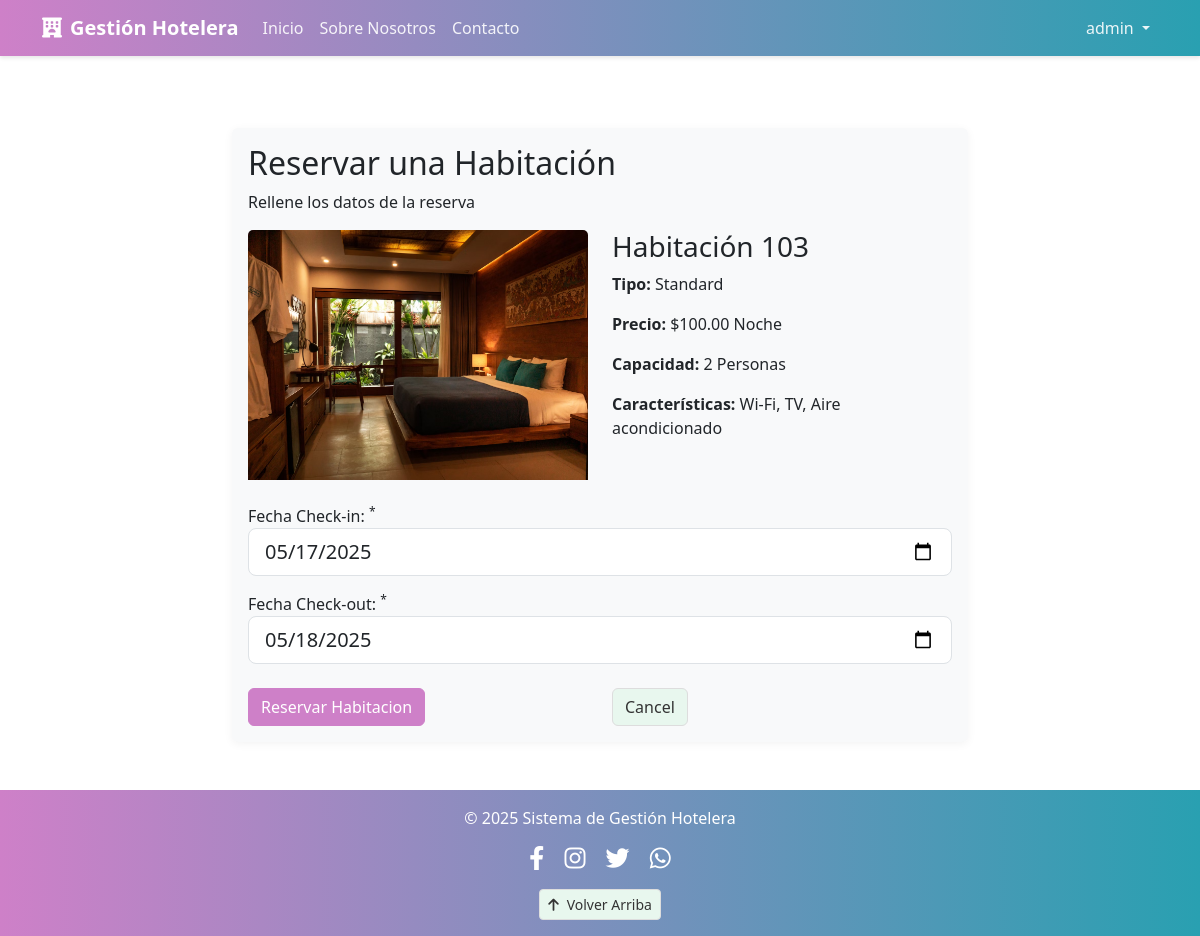
Screenshot of /index.php?controller=user&action=bookRoom&room_id=3 (signed in) with the database file from the repository.
### tables this page shows
CREATE TABLE `rooms` (
  `id` int(11) NOT NULL,
  `room_number` varchar(10) NOT NULL,
  `room_type` enum('standard','deluxe','suite') NOT NULL,
  `capacity` int(11) NOT NULL,
  `price_per_night` decimal(10,2) NOT NULL,
  `features` text DEFAULT NULL,
  `status` enum('available','occupied','maintenance') NOT NULL DEFAULT 'available'
);

### autoload.php (called while the page is built, shortened)
<?php
spl_autoload_register(function ($class) {
    $parts = explode('\\', $class);
    $className = end($parts);
    $modelFile = 'models/' . $className . '.php';
    if (file_exists($modelFile)) {
        return;
    }
});
?>

### config/Database.php (called while the page is built, shortened)
<?php
class Database {
    private $host = DB_HOST;
    private $user = DB_USER;
    private $pass = DB_PASS;
    private $dbname = DB_NAME;
    private $conn;
    private $stmt;
    public function __construct() {
        $dsn = 'mysql:host=' . $this->host . ';dbname=' . $this->dbname;
        $options = array(
            PDO::ATTR_PERSISTENT => true,
            PDO::ATTR_ERRMODE => PDO::ERRMODE_EXCEPTION,
            PDO::ATTR_DEFAULT_FETCH_MODE => PDO::FETCH_ASSOC
        );
        try {
            $this->conn = new PDO($dsn, $this->user, $this->pass, $options);
        } catch(PDOException $e) {
            $this->error = $e->getMessage();
            echo 'Connection Error: ' . $this->error;
        }
    }
    public function query($query) {
        $this->stmt = $this->conn->prepare($query);
    }
    public function bind($param, $value, $type = null) {
        if(is_null($type)) {
            switch(true) {
                default:
                    $type = PDO::PARAM_STR;
            }
        }
        $this->stmt->bindValue($param, $value, $type);
    }
    public function execute() {
        return $this->stmt->execute();
    }
    public function single() {
        $this->execute();
        return $this->stmt->fetch();
    }
}
?>

### models/Room.php (called while the page is built, shortened)
<?php
class Room {
    private $db;
    public function __construct() {
        $this->db = new Database();
    }
    public function getRoomById($id) {
        $this->db->query('SELECT * FROM rooms WHERE id = :id');
        $this->db->bind(':id', $id);
        return $this->db->single();
    }
}
?>

### views/users/book_room.php (the view, shortened to what this page needs)
<?php require_once 'views/includes/header.php'; ?>
<div class="row">
    <div class="col-md-8 mx-auto">
        <div class="card card-body bg-light mt-5">
            <h2>Reservar una Habitación</h2>
            <p>Rellene los datos de la reserva</p>
            <div class="row mb-4">
                <div class="col-md-6">
                <?php
    $roomImages = [
        'standard' => 'assets/img/standard.jpg',
        'deluxe' => 'assets/img/deluxe.jpg',
        'suite' => 'assets/img/suite.jpg'
    ];
    $imagePath = isset($roomImages[strtolower($room['room_type'])]) ? $roomImages[strtolower($room['room_type'])] : 'assets/img/default.jpg';
?>
<img src="<?php echo $imagePath; ?>" class="card-img-top" alt="Room Image">
                </div>
                <div class="col-md-6">
                    <h3>Habitación <?php echo $room['room_number']; ?></h3>
                    <p><strong>Tipo:</strong> <?php echo ucfirst($room['room_type']); ?></p>
                    <p><strong>Precio:</strong> $<?php echo $room['price_per_night']; ?> Noche</p>
                    <p><strong>Capacidad:</strong> <?php echo $room['capacity']; ?> Personas</p>
                    <p><strong>Características:</strong> <?php echo $room['features']; ?></p>
                </div>
            </div>
            <form action="index.php?controller=user&action=bookRoom" method="post">
                <div class="form-group mb-3">
                    <label for="check_in_date">Fecha Check-in: <sup>*</sup></label>
                    <input type="date" name="check_in_date" class="form-control form-control-lg <?php echo (!empty($data['check_in_date_err'])) ? 'is-invalid' : ''; ?>" value="<?php echo $data['check_in_date']; ?>">
                </div>
                <div class="form-group mb-3">
                    <label for="check_out_date">Fecha Check-out: <sup>*</sup></label>
                    <input type="date" name="check_out_date" class="form-control form-control-lg <?php echo (!empty($data['check_out_date_err'])) ? 'is-invalid' : ''; ?>" value="<?php echo $data['check_out_date']; ?>">
                </div>
                <div class="row mt-4">
                    <div class="col">
                        <input type="submit" value="Reservar Habitacion" class="btn btn-success btn-block">
                    </div>
                    <div class="col">
                        <a href="index.php?controller=user&action=dashboard" class="btn btn-light btn-block">Cancel</a>
                    </div>
                </div>
            </form>
        </div>
    </div>
</div>
<?php require_once 'views/includes/footer.php'; ?>

### assets/css/style.css (style rules this page uses)
:root { --hotel-primary: #ce80c8; --hotel-secondary: #29a0b1; --hotel-light: #e8f7ee; --hotel-dark: #333333; --hotel-accent: #ff7e67; }
.btn-success { background-color: var(--hotel-primary); border-color: var(--hotel-primary); }
.btn-light { background-color: var(--hotel-light); border-color: #ddd; color: var(--hotel-dark); transition: all 0.3s ease; }
.card { border: none; box-shadow: 0 2px 10px rgba(0,0,0,0.05); transition: transform 0.3s ease, box-shadow 0.3s ease; }
.card-img-top { height: 250px; object-fit: cover; width: 100%; transition: transform 0.3s ease; }

### rows the page displays
rooms: room_type (picture), room_number "103", room_type "Standard", price_per_night "100.00", capacity "2", features "Wi-Fi, TV, Aire acondicionado"

### other values shown
$_SESSION['user_name'] "admin"
